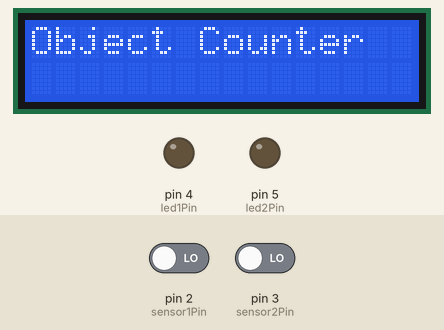
Recording of a sketch running on a simulated Arduino Uno, built with avr-gcc and run on an emulated ATmega328P. On the bench: 16×2 character LCD, output pins drawn as LEDs (lit = HIGH). The test bench sets the inputs (shaded band); at power-on: pin 2 (sensor1Pin) LOW, pin 3 (sensor2Pin) LOW. What the sketch prints to the serial monitor is not drawn.

Above: at 1.2 s.
1.3 s: pin 2 (sensor1Pin) driven HIGH
At 4.1 s:
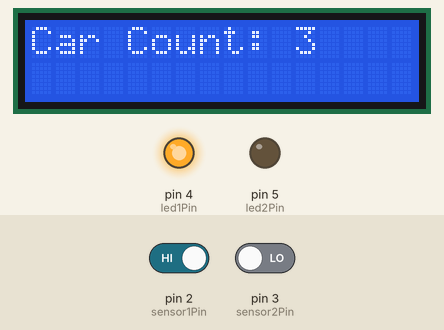
4.3 s: pin 3 (sensor2Pin) driven HIGH
5.8 s: pin 2 (sensor1Pin) driven LOW
At 8.2 s:
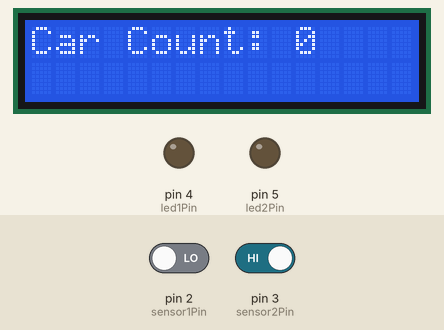
8.8 s: pin 3 (sensor2Pin) driven LOW
At 9.4 s:
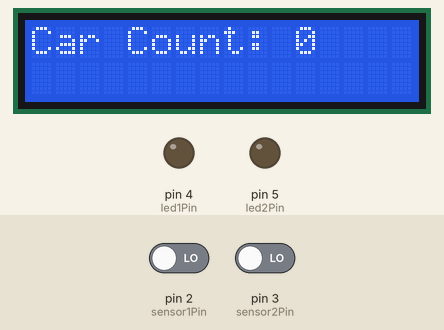
10.3 s: pin 3 (sensor2Pin) driven HIGH
At 11.1 s:
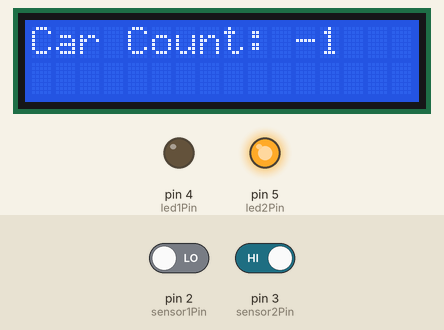
Timing chart, 0 to 13.3 s (numbered marks = the images above; inputs shaded):
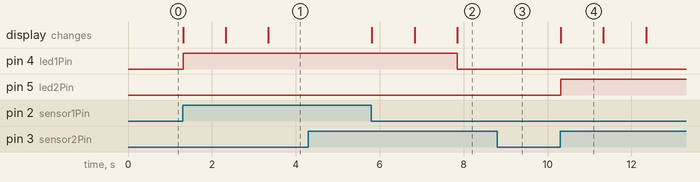

Measured:
- after the input at 1.3 s, pin 4 (led1Pin): LOW → HIGH at once; the display: first changes at once (image 1 shows a later state)
- after the input at 4.3 s, every drawn part: stays the same
- after the input at 5.8 s, pin 4 (led1Pin): HIGH → LOW after 2.0 s; the display: first changes at once (image 2 shows a later state)
- after the input at 8.8 s, pin 5 (led2Pin): stays LOW (without the input it goes to HIGH after 0.06 s)
- after the input at 10.3 s, pin 5 (led2Pin): LOW → HIGH at once; the display: changes at once (image 4)
- what the display in image 4 shows lasts 1.0 s, from 10.3 s to 11.3 s

The sketch:

counter_using_IR.ino
```cpp
#include <Wire.h>
#include <LiquidCrystal_I2C.h>

LiquidCrystal_I2C lcd(0x27, 16, 2);  // I2C address, columns, rows
const int sensor1Pin = 2;  // Pin for the first IR sensor
const int sensor2Pin = 3;  // Pin for the second IR sensor
const int led1Pin = 4;     // Pin for the first LED
const int led2Pin = 5;     // Pin for the second LED

int objectCount = 0;

void setup() {
  Serial.begin(9600);
  lcd.init();  // Initialize the LCD
  lcd.backlight();
  pinMode(sensor1Pin, INPUT);
  pinMode(sensor2Pin, INPUT);
  pinMode(led1Pin, OUTPUT);
  pinMode(led2Pin, OUTPUT );

  lcd.setCursor(0, 0);
  lcd.print("Object Counter");
}

void loop() {
  int sensor1Value = digitalRead(sensor1Pin);
  int sensor2Value = digitalRead(sensor2Pin);

  if (sensor1Value == HIGH && sensor2Value == LOW) {
    // Object entering the counting area
    objectCount++;
    displayCount();

  } else if (sensor1Value == LOW && sensor2Value == HIGH) {
    // Object leaving the counting area
    objectCount--;
    displayCount();
  }
}

void displayCount() {
  lcd.clear();
  lcd.setCursor(0, 0);
  lcd.print("Car Count: ");
  lcd.print(objectCount);

  Serial.println("Object Count: " + String(objectCount));

  // Visual feedback using LEDs
  if (objectCount > 0) {
    digitalWrite(led1Pin, HIGH);
    digitalWrite(led2Pin, LOW);
  } else if (objectCount < 0) {
    digitalWrite(led1Pin, LOW);
    digitalWrite(led2Pin, HIGH);
  } else {
    digitalWrite(led1Pin, LOW);
    digitalWrite(led2Pin, LOW);
  }

  delay(1000);  // Adjust delay based on your requirements
}
```
